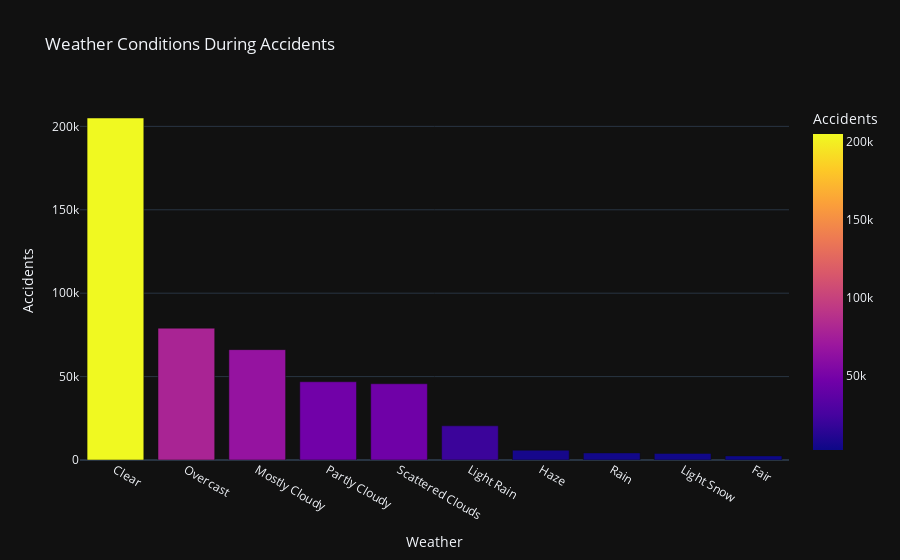
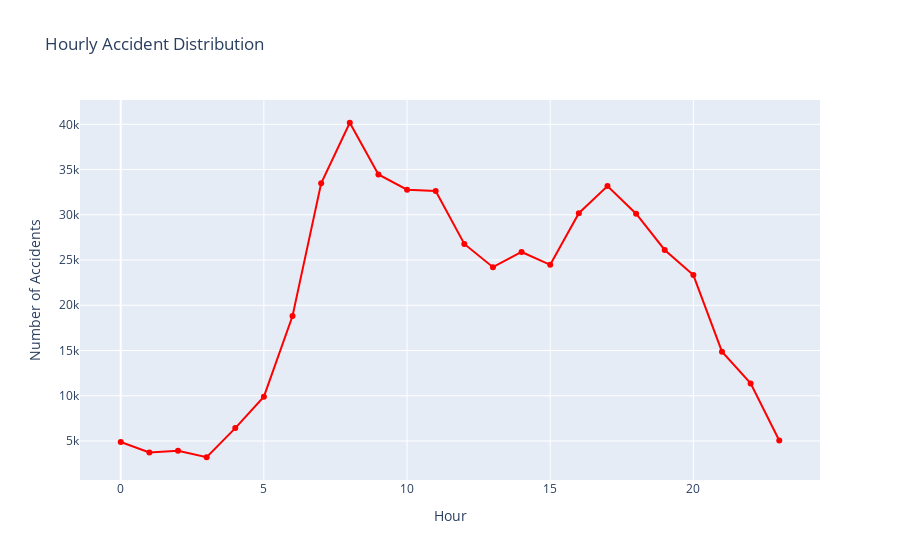
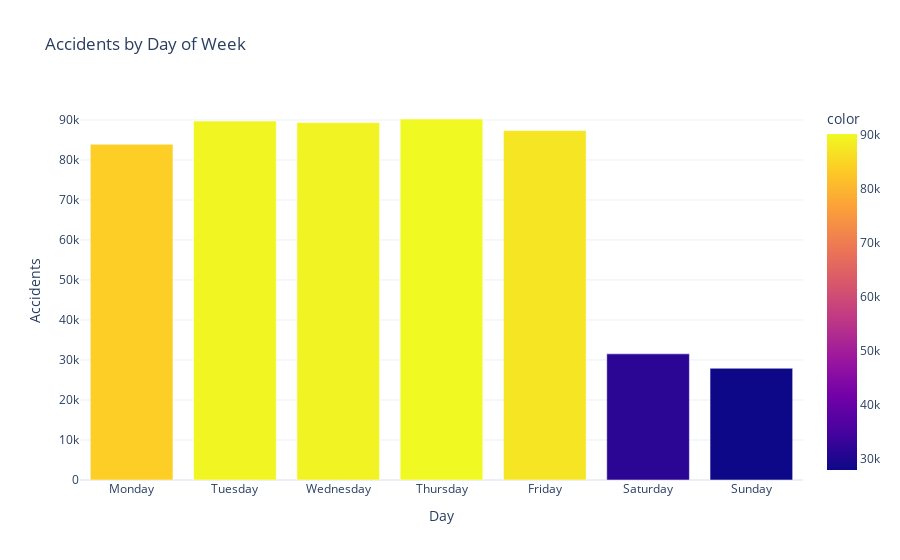
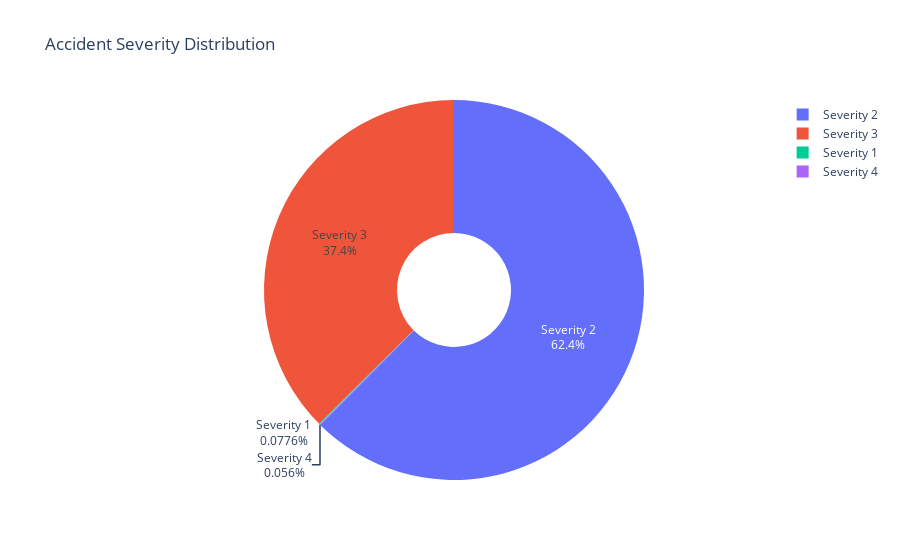

Source (notebook cell) for these figures, in order:
### Code cell
# 🚦 TASK 4 – Traffic Accident Analysis (SkillCraft Internship)
# Analyze accident patterns by time, weather, severity, and location

import pandas as pd
import numpy as np
import matplotlib.pyplot as plt
import seaborn as sns
import plotly.express as px
import plotly.graph_objects as go
import folium
from folium.plugins import HeatMap
import warnings
warnings.filterwarnings("ignore")

# 📥 Load Dataset
df = pd.read_csv("US_Accidents_March23.csv", nrows=500000)  # Use chunk if needed
print(f"✅ Loaded: {df.shape[0]:,} rows | {df.shape[1]} columns")

# 📦 Filter relevant columns
df = df[['Start_Time', 'Severity', 'Weather_Condition', 'Visibility(mi)', 'City',
         'State', 'Start_Lat', 'Start_Lng', 'Sunrise_Sunset', 'Distance(mi)',
         'Temperature(F)', 'Humidity(%)', 'Wind_Speed(mph)']]

# ⏱️ Time Features
df['Start_Time'] = pd.to_datetime(df['Start_Time'])
df['Hour'] = df['Start_Time'].dt.hour
df['Day'] = df['Start_Time'].dt.day_name()
df['Month'] = df['Start_Time'].dt.month

# ⌚ Time of Day buckets
def time_of_day(hour):
    if 5 <= hour < 12: return 'Morning'
    elif 12 <= hour < 17: return 'Afternoon'
    elif 17 <= hour < 21: return 'Evening'
    else: return 'Night'

df['Time_of_Day'] = df['Hour'].apply(time_of_day)

# ===============================
# 📊 STATIC VISUALIZATIONS (MATPLOTLIB/SEABORN)
# ===============================

# Accidents by Time of Day
plt.figure(figsize=(8,5))
sns.countplot(x='Time_of_Day', data=df, order=['Morning', 'Afternoon', 'Evening', 'Night'], palette='pastel')
plt.title("Accidents by Time Period")
plt.tight_layout()
plt.show()

# Monthly Trend
plt.figure(figsize=(8,5))
df['Month'].value_counts().sort_index().plot(marker='o', color='deeppink')
plt.title("Monthly Accident Trends")
plt.xlabel("Month")
plt.ylabel("Number of Accidents")
plt.tight_layout()
plt.show()

# ===============================
# 🌍 HOTSPOT MAP (FOLIUM)
# ===============================
sample_map = df[['Start_Lat', 'Start_Lng']].dropna().sample(10000)
accident_map = folium.Map(location=[37.0902, -95.7129], zoom_start=4)
HeatMap(sample_map.values, radius=8).add_to(accident_map)
accident_map.save("accident_hotspot_map.html")
print("🗺️ Hotspot Map saved: accident_hotspot_map.html")

# ===============================
# 📊 INTERACTIVE VISUALIZATIONS (PLOTLY)
# ===============================

# 1. Weather Conditions (Plotly)
weather_counts = df['Weather_Condition'].value_counts().nlargest(10).reset_index()
weather_counts.columns = ['Weather', 'Accidents']
fig = px.bar(weather_counts, x='Weather', y='Accidents', color='Accidents',
             title='Weather Conditions During Accidents', template='plotly_dark')
fig.show()

# 2. Hourly Distribution (Plotly Line)
hourly_counts = df['Hour'].value_counts().sort_index()
fig = px.line(x=hourly_counts.index, y=hourly_counts.values,
              labels={'x': 'Hour', 'y': 'Number of Accidents'},
              title='Hourly Accident Distribution')
fig.update_traces(mode='lines+markers', line_color='red')
fig.show()

# 3. Day of Week (Plotly)
dow_counts = df['Day'].value_counts().reindex(['Monday','Tuesday','Wednesday','Thursday','Friday','Saturday','Sunday'])
fig = px.bar(x=dow_counts.index, y=dow_counts.values,
             title='Accidents by Day of Week',
             labels={'x': 'Day', 'y': 'Accidents'},
             color=dow_counts.values, template='plotly_white')
fig.show()

# 4. Severity Pie (Plotly)
severity_counts = df['Severity'].value_counts().sort_index()
labels = [f"Severity {i}" for i in severity_counts.index]
fig = px.pie(values=severity_counts.values, names=labels, hole=0.3,
             title="Accident Severity Distribution")
fig.update_traces(textinfo='percent+label')
fig.show()

# 5. Bar + Line Combo: Accidents + Avg Severity by Time of Day
severity_avg = df.groupby('Time_of_Day')['Severity'].mean()
period_counts = df['Time_of_Day'].value_counts().reindex(['Morning', 'Afternoon', 'Evening', 'Night'])

fig = go.Figure()
fig.add_bar(x=period_counts.index, y=period_counts.values, name='Accidents', marker_color='orange')
fig.add_trace(go.Scatter(x=severity_avg.index, y=severity_avg.values, name='Avg Severity',
                         mode='lines+markers', yaxis='y2', line=dict(color='purple')))

fig.update_layout(
    title="Accidents & Severity by Time Period",
    xaxis_title="Time Period",
    yaxis=dict(title='Accident Count'),
    yaxis2=dict(title='Avg Severity', overlaying='y', side='right'),
    template='plotly_white'
)
fig.show()

# ===============================
# 🧠 INSIGHTS
# ===============================
print("\n💡 KEY INSIGHTS")
print("-" * 40)
print(f"• Most common weather condition: {df['Weather_Condition'].mode()[0]}")
print(f"• Peak accident hour: {df['Hour'].mode()[0]}")
print(f"• Most accident-prone day: {df['Day'].mode()[0]}")
print(f"• Time of day with most accidents: {df['Time_of_Day'].mode()[0]}")
print(f"• Highest severity average: {severity_avg.idxmax()} ({severity_avg.max():.2f})")

### Figure 1 — Plotly figure (JSON) as saved in the notebook; plotly's stock layout.template omitted (floating-point values rounded to 4 significant figures)
{"data": [{"alignmentgroup": "True", "hovertemplate": "Weather=%{x}<br>Accidents=%{marker.color}<extra></extra>", "legendgroup": "", "marker": {"color": [205029, 79031, 66165, 46908, 45714, 20500, 5884, 4248, 3962, 2456], "coloraxis": "coloraxis", "pattern": {"shape": ""}}, "name": "", "offsetgroup": "", "orientation": "v", "showlegend": false, "textposition": "auto", "type": "bar", "x": ["Clear", "Overcast", "Mostly Cloudy", "Partly Cloudy", "Scattered Clouds", "Light Rain", "Haze", "Rain", "Light Snow", "Fair"], "xaxis": "x", "y": [205029, 79031, 66165, 46908, 45714, 20500, 5884, 4248, 3962, 2456], "yaxis": "y"}], "layout": {"autosize": true, "barmode": "relative", "coloraxis": {"colorbar": {"title": {"text": "Accidents"}}, "colorscale": [[0, "#0d0887"], [0.1111, "#46039f"], [0.2222, "#7201a8"], [0.3333, "#9c179e"], [0.4444, "#bd3786"], [0.5556, "#d8576b"], [0.6667, "#ed7953"], [0.7778, "#fb9f3a"], [0.8889, "#fdca26"], [1, "#f0f921"]]}, "legend": {"tracegroupgap": 0}, "title": {"text": "Weather Conditions During Accidents"}, "xaxis": {"anchor": "y", "autorange": true, "domain": [0, 1], "range": [-0.5, 9.5], "title": {"text": "Weather"}, "type": "category"}, "yaxis": {"anchor": "x", "autorange": true, "domain": [0, 1], "range": [0, 215820], "title": {"text": "Accidents"}, "type": "linear"}}}

### Figure 2 — Plotly figure (JSON) as saved in the notebook; plotly's stock layout.template omitted (floating-point values rounded to 4 significant figures)
{"data": [{"hovertemplate": "Hour=%{x}<br>Number of Accidents=%{y}<extra></extra>", "legendgroup": "", "line": {"color": "red", "dash": "solid"}, "marker": {"symbol": "circle"}, "mode": "lines+markers", "name": "", "orientation": "v", "showlegend": false, "type": "scatter", "x": [0, 1, 2, 3, 4, 5, 6, 7, 8, 9, 10, 11, 12, 13, 14, 15, 16, 17, 18, 19, 20, 21, 22, 23], "xaxis": "x", "y": [4892, 3722, 3924, 3202, 6426, 9897, 18818, 33490, 40174, 34459, 32781, 32641, 26779, 24211, 25890, 24471, 30175, 33180, 30126, 26113, 23333, 14876, 11366, 5054], "yaxis": "y"}], "layout": {"autosize": true, "legend": {"tracegroupgap": 0}, "title": {"text": "Hourly Accident Distribution"}, "xaxis": {"anchor": "y", "autorange": true, "domain": [0, 1], "range": [-1.393, 24.39], "title": {"text": "Hour"}, "type": "linear"}, "yaxis": {"anchor": "x", "autorange": true, "domain": [0, 1], "range": [150.9, 43230.0], "title": {"text": "Number of Accidents"}, "type": "linear"}}}

### Figure 3 — Plotly figure (JSON) as saved in the notebook; plotly's stock layout.template omitted (floating-point values rounded to 4 significant figures)
{"data": [{"alignmentgroup": "True", "hovertemplate": "Day=%{x}<br>Accidents=%{y}<br>color=%{marker.color}<extra></extra>", "legendgroup": "", "marker": {"color": [83912, 89716, 89338, 90234, 87345, 31529, 27926], "coloraxis": "coloraxis", "pattern": {"shape": ""}}, "name": "", "offsetgroup": "", "orientation": "v", "showlegend": false, "textposition": "auto", "type": "bar", "x": ["Monday", "Tuesday", "Wednesday", "Thursday", "Friday", "Saturday", "Sunday"], "xaxis": "x", "y": [83912, 89716, 89338, 90234, 87345, 31529, 27926], "yaxis": "y"}], "layout": {"autosize": true, "barmode": "relative", "coloraxis": {"colorbar": {"title": {"text": "color"}}, "colorscale": [[0, "#0d0887"], [0.1111, "#46039f"], [0.2222, "#7201a8"], [0.3333, "#9c179e"], [0.4444, "#bd3786"], [0.5556, "#d8576b"], [0.6667, "#ed7953"], [0.7778, "#fb9f3a"], [0.8889, "#fdca26"], [1, "#f0f921"]]}, "legend": {"tracegroupgap": 0}, "title": {"text": "Accidents by Day of Week"}, "xaxis": {"anchor": "y", "autorange": true, "domain": [0, 1], "range": [-0.5, 6.5], "title": {"text": "Day"}, "type": "category"}, "yaxis": {"anchor": "x", "autorange": true, "domain": [0, 1], "range": [0, 94980.0], "title": {"text": "Accidents"}, "type": "linear"}}}

### Figure 4 — Plotly figure (JSON) as saved in the notebook; plotly's stock layout.template omitted (floating-point values rounded to 4 significant figures)
{"data": [{"domain": {"x": [0, 1], "y": [0, 1]}, "hole": 0.3, "hovertemplate": "label=%{label}<br>value=%{value}<extra></extra>", "labels": ["Severity 1", "Severity 2", "Severity 3", "Severity 4"], "legendgroup": "", "name": "", "showlegend": true, "textinfo": "percent+label", "type": "pie", "values": [388, 312159, 187173, 280]}], "layout": {"autosize": true, "legend": {"tracegroupgap": 0}, "title": {"text": "Accident Severity Distribution"}}}
